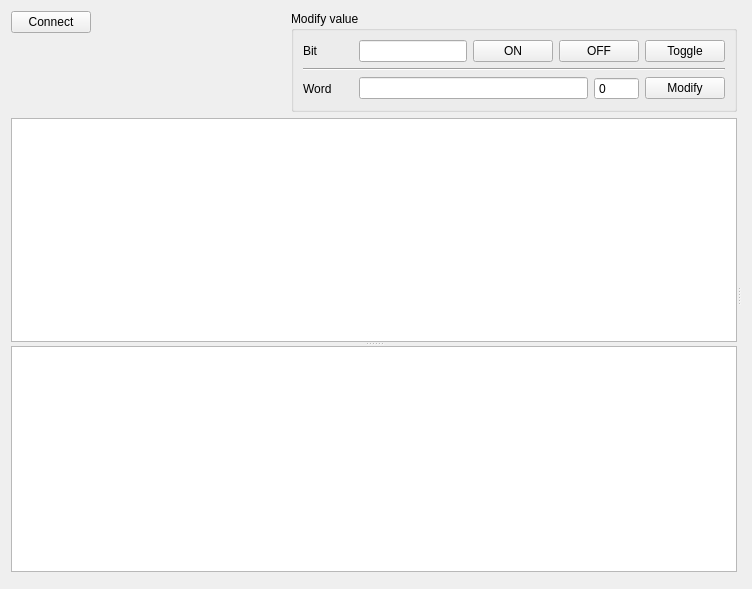
<?xml version="1.0" encoding="UTF-8"?>
<ui version="4.0">
 <class>McProtocolDeviceWidget</class>
 <widget class="QWidget" name="McProtocolDeviceWidget">
  <property name="geometry">
   <rect>
    <x>0</x>
    <y>0</y>
    <width>752</width>
    <height>589</height>
   </rect>
  </property>
  <property name="windowTitle">
   <string>Form</string>
  </property>
  <layout class="QHBoxLayout" name="horizontalLayout_7">
   <item>
    <widget class="QSplitter" name="splitter_main">
     <property name="orientation">
      <enum>Qt::Orientation::Horizontal</enum>
     </property>
     <widget class="QWidget" name="verticalLayoutWidget_6">
      <layout class="QVBoxLayout" name="verticalLayout_8" stretch="0,1">
       <item>
        <layout class="QHBoxLayout" name="horizontalLayout_4">
         <item>
          <layout class="QVBoxLayout" name="verticalLayout_6">
           <item>
            <layout class="QHBoxLayout" name="horizontalLayout">
             <item>
              <widget class="QPushButton" name="btn_connect">
               <property name="text">
                <string>Connect</string>
               </property>
              </widget>
             </item>
             <item>
              <spacer name="horizontalSpacer">
               <property name="orientation">
                <enum>Qt::Orientation::Horizontal</enum>
               </property>
               <property name="sizeHint" stdset="0">
                <size>
                 <width>40</width>
                 <height>20</height>
                </size>
               </property>
              </spacer>
             </item>
            </layout>
           </item>
           <item>
            <spacer name="verticalSpacer">
             <property name="orientation">
              <enum>Qt::Orientation::Vertical</enum>
             </property>
             <property name="sizeHint" stdset="0">
              <size>
               <width>20</width>
               <height>40</height>
              </size>
             </property>
            </spacer>
           </item>
          </layout>
         </item>
         <item>
          <widget class="QGroupBox" name="groupBox_4">
           <property name="minimumSize">
            <size>
             <width>0</width>
             <height>0</height>
            </size>
           </property>
           <property name="title">
            <string>Modify value</string>
           </property>
           <layout class="QVBoxLayout" name="verticalLayout_5">
            <item>
             <layout class="QHBoxLayout" name="horizontalLayout_2">
              <item>
               <widget class="QLabel" name="label_2">
                <property name="minimumSize">
                 <size>
                  <width>50</width>
                  <height>0</height>
                 </size>
                </property>
                <property name="text">
                 <string>Bit</string>
                </property>
               </widget>
              </item>
              <item>
               <widget class="ValidatingLineEdit" name="ledit_bit_address"/>
              </item>
              <item>
               <layout class="QHBoxLayout" name="horizontalLayout_5">
                <property name="rightMargin">
                 <number>0</number>
                </property>
                <property name="bottomMargin">
                 <number>0</number>
                </property>
                <item>
                 <widget class="QPushButton" name="btn_bit_on">
                  <property name="text">
                   <string>ON</string>
                  </property>
                 </widget>
                </item>
                <item>
                 <widget class="QPushButton" name="btn_bit_off">
                  <property name="text">
                   <string>OFF</string>
                  </property>
                 </widget>
                </item>
                <item>
                 <widget class="QPushButton" name="btn_bit_toggle">
                  <property name="text">
                   <string>Toggle</string>
                  </property>
                 </widget>
                </item>
               </layout>
              </item>
             </layout>
            </item>
            <item>
             <widget class="Line" name="line">
              <property name="orientation">
               <enum>Qt::Orientation::Horizontal</enum>
              </property>
             </widget>
            </item>
            <item>
             <layout class="QHBoxLayout" name="horizontalLayout_3">
              <item>
               <widget class="QLabel" name="label_4">
                <property name="minimumSize">
                 <size>
                  <width>50</width>
                  <height>0</height>
                 </size>
                </property>
                <property name="text">
                 <string>Word</string>
                </property>
               </widget>
              </item>
              <item>
               <widget class="ValidatingLineEdit" name="ledit_word_address"/>
              </item>
              <item>
               <layout class="QHBoxLayout" name="horizontalLayout_6">
                <property name="topMargin">
                 <number>0</number>
                </property>
                <property name="rightMargin">
                 <number>0</number>
                </property>
                <item>
                 <widget class="QSpinBox" name="spb_word_modify">
                  <property name="buttonSymbols">
                   <enum>QAbstractSpinBox::ButtonSymbols::NoButtons</enum>
                  </property>
                  <property name="maximum">
                   <number>65535</number>
                  </property>
                 </widget>
                </item>
                <item>
                 <widget class="QPushButton" name="btn_word_modify">
                  <property name="text">
                   <string>Modify</string>
                  </property>
                 </widget>
                </item>
               </layout>
              </item>
             </layout>
            </item>
           </layout>
          </widget>
         </item>
        </layout>
       </item>
       <item>
        <layout class="QVBoxLayout" name="verticalLayout_4">
         <item>
          <widget class="QSplitter" name="splitter_device_table">
           <property name="orientation">
            <enum>Qt::Orientation::Vertical</enum>
           </property>
           <widget class="QWidget" name="verticalLayoutWidget_2">
            <layout class="QVBoxLayout" name="verticalLayout_9">
             <property name="spacing">
              <number>6</number>
             </property>
             <property name="topMargin">
              <number>0</number>
             </property>
             <item>
              <widget class="MDevicesTable" name="table_m_device"/>
             </item>
            </layout>
           </widget>
           <widget class="QWidget" name="verticalLayoutWidget">
            <layout class="QVBoxLayout" name="verticalLayout_7">
             <property name="bottomMargin">
              <number>6</number>
             </property>
             <item>
              <widget class="DDevicesTable" name="table_d_device"/>
             </item>
            </layout>
           </widget>
          </widget>
         </item>
        </layout>
       </item>
      </layout>
     </widget>
     <widget class="QWidget" name="verticalLayoutWidget_3">
      <layout class="QVBoxLayout" name="verticalLayout_2" stretch="0">
       <item>
        <widget class="QWidget" name="wg_property_browser" native="true"/>
       </item>
      </layout>
     </widget>
    </widget>
   </item>
  </layout>
 </widget>
 <customwidgets>
  <customwidget>
   <class>MDevicesTable</class>
   <extends>QTableWidget</extends>
   <header location="global">src/widgets/plc_widget/m_devices_table.h</header>
  </customwidget>
  <customwidget>
   <class>DDevicesTable</class>
   <extends>QTableWidget</extends>
   <header location="global">src/widgets/plc_widget/d_devices_table.h</header>
  </customwidget>
  <customwidget>
   <class>ValidatingLineEdit</class>
   <extends>QLineEdit</extends>
   <header location="global">src/libwg/validating_line_edit.h</header>
  </customwidget>
 </customwidgets>
 <resources/>
 <connections/>
</ui>
